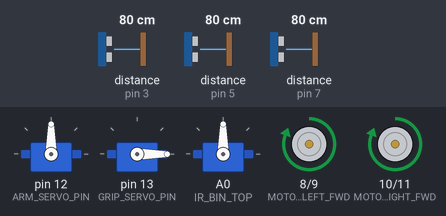
Recording of a sketch running on a simulated Arduino Uno, built with avr-gcc and run on an emulated ATmega328P. Parts: 3 × servo, motor-driver pin pairs drawn as motors (green arrow = first pin HIGH = forward, orange = second pin HIGH = backward, longer = more drive). Wiring (inferred from the names in the program): 3 × ultrasonic range finder: trigger pin 2, echo pin 3 / trigger pin 4, echo pin 5 / trigger pin 6, echo pin 7. The test bench sets the inputs (shaded band); at power-on: distance to the obstacle (sensors on pin 3, pin 5, pin 7) 80 cm. The echo pulse lasts 58.3 µs per cm.

Above: at 1.2 s.
1.3 s: distance to the obstacle (sensor on pin 3) set to 23 cm
2.8 s: distance to the obstacle (sensor on pin 3) set to 19 cm
At 3.2 s:
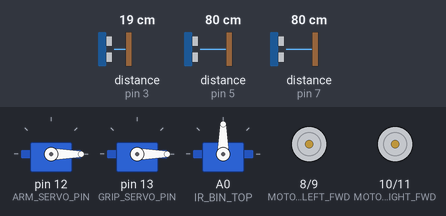
At 4.6 s:
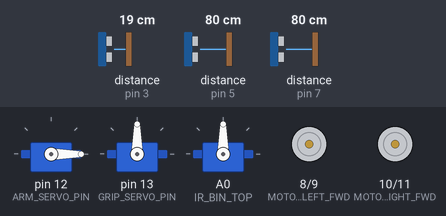
Timing chart, 0 to 6.1 s (numbered marks = the images above; inputs shaded):
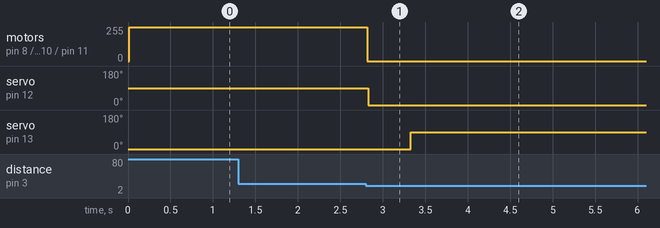

Measured:
- the behaviour switches between 21 and 20 cm on distance to the obstacle (sensor on pin 3) (found by bisection; images 0 and 1)
- after the input at 1.3 s, every drawn part: stays the same
- after the input at 2.8 s, motor on pin 8 (MOTOR_LEFT_FWD) / pin 9 (MOTOR_LEFT_BWD), motor on pin 10 (MOTOR_RIGHT_FWD) / pin 11 (MOTOR_RIGHT_BWD): forward 255/255 → stopped at once; servo on pin 12 (ARM_SERVO_PIN): 90° → 0° at once; servo on pin 13 (GRIP_SERVO_PIN): 0° → 90° after 0.53 s

The sketch:

Smart__Waste_Segregation.ino
```cpp
#include <Servo.h>

// ------------------ PIN DEFINITIONS ------------------
// Ultrasonic sensors
#define ULTRA_CENTER_TRIG 2
#define ULTRA_CENTER_ECHO 3
#define ULTRA_LEFT_TRIG 4
#define ULTRA_LEFT_ECHO 5
#define ULTRA_RIGHT_TRIG 6
#define ULTRA_RIGHT_ECHO 7

// Motors for buggy (example using L298N)
#define MOTOR_LEFT_FWD 8
#define MOTOR_LEFT_BWD 9
#define MOTOR_RIGHT_FWD 10
#define MOTOR_RIGHT_BWD 11

// Robotic arm servo
#define ARM_SERVO_PIN 12
#define GRIP_SERVO_PIN 13

// Smart bin IR sensors
#define IR_BIN_TOP  A0
#define IR_BIN_BOTTOM A1

// Segregation servo
#define SORT_SERVO_PIN 14

// ------------------ GLOBAL OBJECTS ------------------
Servo armServo;
Servo gripServo;
Servo sortServo;

// ------------------ FUNCTION DECLARATIONS ------------------
long readUltrasonicDistance(int trigPin, int echoPin);
void moveForward();
void stopRobot();
void alignToTrash();
void pickTrash();
void placeTrash();
void sortTrash(String type);

// ------------------ SETUP ------------------
void setup() {
  Serial.begin(115200);

  // Setup ultrasonic pins
  pinMode(ULTRA_CENTER_TRIG, OUTPUT);
  pinMode(ULTRA_CENTER_ECHO, INPUT);
  pinMode(ULTRA_LEFT_TRIG, OUTPUT);
  pinMode(ULTRA_LEFT_ECHO, INPUT);
  pinMode(ULTRA_RIGHT_TRIG, OUTPUT);
  pinMode(ULTRA_RIGHT_ECHO, INPUT);

  // Setup motors
  pinMode(MOTOR_LEFT_FWD, OUTPUT);
  pinMode(MOTOR_LEFT_BWD, OUTPUT);
  pinMode(MOTOR_RIGHT_FWD, OUTPUT);
  pinMode(MOTOR_RIGHT_BWD, OUTPUT);

  // Setup IR sensors
  pinMode(IR_BIN_TOP, INPUT);
  pinMode(IR_BIN_BOTTOM, INPUT);

  // Setup servos
  armServo.attach(ARM_SERVO_PIN);
  gripServo.attach(GRIP_SERVO_PIN);
  sortServo.attach(SORT_SERVO_PIN);

  // Initialize arm
  armServo.write(90);   // Arm upright
  gripServo.write(0);   // Grip open
  sortServo.write(90);  // Center
}

// ------------------ MAIN LOOP ------------------
void loop() {
  // Read distances
  long distanceCenter = readUltrasonicDistance(ULTRA_CENTER_TRIG, ULTRA_CENTER_ECHO);
  long distanceLeft = readUltrasonicDistance(ULTRA_LEFT_TRIG, ULTRA_LEFT_ECHO);
  long distanceRight = readUltrasonicDistance(ULTRA_RIGHT_TRIG, ULTRA_RIGHT_ECHO);

  // Check if trash detected within 20cm
  if(distanceCenter < 20 || distanceLeft < 20 || distanceRight < 20) {
    stopRobot();
    alignToTrash();
    pickTrash();
    placeTrash();

    // Wait for AI classification signal from ESP32
    if(Serial.available()) {
      String trashType = Serial.readStringUntil('\n');
      sortTrash(trashType);
    }
  } else {
    moveForward();
  }
}

// ------------------ FUNCTIONS ------------------

// Read distance from ultrasonic sensor
long readUltrasonicDistance(int trigPin, int echoPin) {
  digitalWrite(trigPin, LOW);
  delayMicroseconds(2);
  digitalWrite(trigPin, HIGH);
  delayMicroseconds(10);
  digitalWrite(trigPin, LOW);
  long duration = pulseIn(echoPin, HIGH);
  return duration * 0.034 / 2; // Distance in cm
}

// Move buggy forward
void moveForward() {
  digitalWrite(MOTOR_LEFT_FWD, HIGH);
  digitalWrite(MOTOR_LEFT_BWD, LOW);
  digitalWrite(MOTOR_RIGHT_FWD, HIGH);
  digitalWrite(MOTOR_RIGHT_BWD, LOW);
}

// Stop buggy
void stopRobot() {
  digitalWrite(MOTOR_LEFT_FWD, LOW);
  digitalWrite(MOTOR_LEFT_BWD, LOW);
  digitalWrite(MOTOR_RIGHT_FWD, LOW);
  digitalWrite(MOTOR_RIGHT_BWD, LOW);
}

// Align robot to face trash using side ultrasonics
void alignToTrash() {
  long left = readUltrasonicDistance(ULTRA_LEFT_TRIG, ULTRA_LEFT_ECHO);
  long right = readUltrasonicDistance(ULTRA_RIGHT_TRIG, ULTRA_RIGHT_ECHO);

  while(abs(left - right) > 5) {
    if(left < right) { // rotate right
      digitalWrite(MOTOR_LEFT_FWD, HIGH);
      digitalWrite(MOTOR_RIGHT_FWD, LOW);
    } else { // rotate left
      digitalWrite(MOTOR_LEFT_FWD, LOW);
      digitalWrite(MOTOR_RIGHT_FWD, HIGH);
    }
    delay(100);
    stopRobot();
    left = readUltrasonicDistance(ULTRA_LEFT_TRIG, ULTRA_LEFT_ECHO);
    right = readUltrasonicDistance(ULTRA_RIGHT_TRIG, ULTRA_RIGHT_ECHO);
  }
}

// Pick trash using robotic arm
void pickTrash() {
  armServo.write(0);    // Lower arm
  delay(500);
  gripServo.write(90);  // Close grip
  delay(500);
  armServo.write(90);   // Lift arm
}

// Place trash in smart bin
void placeTrash() {
  armServo.write(0);    // Lower arm
  delay(500);

  // Wait for bin detection
  while(digitalRead(IR_BIN_TOP) == LOW || digitalRead(IR_BIN_BOTTOM) == LOW) {
    delay(100);
  }

  gripServo.write(0);   // Release trash
  delay(500);
  armServo.write(90);   // Lift arm
}

// Sort trash based on type from ESP32 AI
void sortTrash(String type) {
  if(type == "plastic") {
    sortServo.write(0);   // Right
  } else if(type == "metal") {
    sortServo.write(180); // Left
  } else {
    sortServo.write(90);  // Center/others
  }
  delay(500);
  sortServo.write(90); // Return to center
}
```
